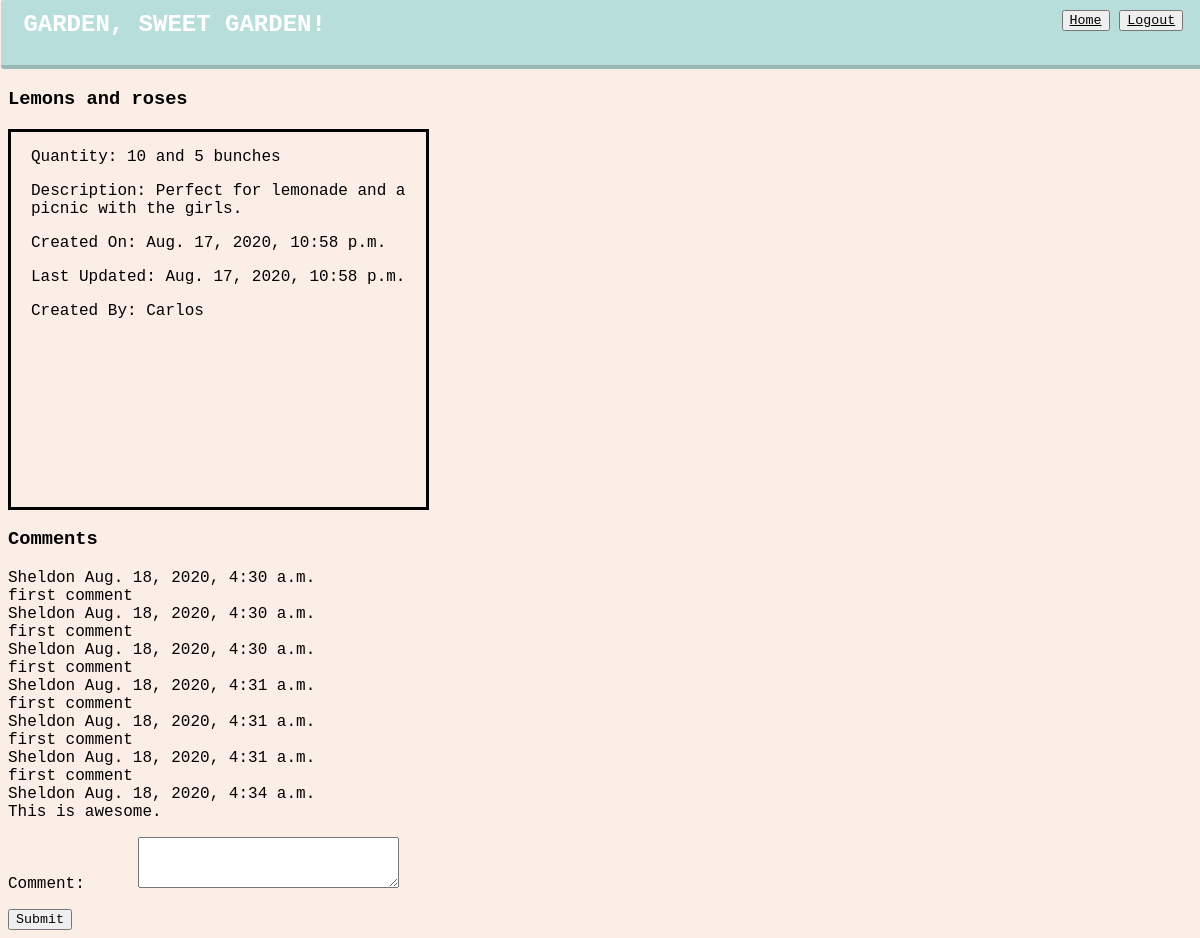
Screenshot of /items/6 with the database file from the repository.
### garden_row/models.py (models this page shows)
class Item(models.Model):
    item_name = models.CharField(max_length=255)
    quantity = models.CharField(max_length=255)
    description = models.TextField(max_length=255)
    created_at = models.DateTimeField(auto_now_add=True)
    updated_at = models.DateTimeField(auto_now=True)
    user = models.ForeignKey(User, on_delete=models.CASCADE)
    objects = ItemManager()

class User(models.Model):
    first_name = models.CharField(max_length=255)
    last_name = models.CharField(max_length=255)
    email = models.EmailField(unique=True)
    password = models.CharField(max_length=255)
    created_at = models.DateTimeField(auto_now_add=True)
    updated_at = models.DateTimeField(auto_now=True)
    objects = UserManager()

class ItemComment(models.Model):
    comment = models.TextField(max_length=255)
    created_at = models.DateTimeField(auto_now_add=True)
    updated_at = models.DateTimeField(auto_now=True)
    user = models.ForeignKey(User, on_delete=models.CASCADE)
    item = models.ForeignKey(Item, on_delete=models.CASCADE)
    objects = ItemCommentManager()

### garden_row/views.py (the view)
# urls.py: path('items/<int:item_id>', views.items),
def items(request, item_id):
    one_item = Item.objects.get(id=item_id)
    comments = ItemComment.objects.filter(item=one_item)
    context = {
        'item': one_item,
        'comments': comments
    }
    return render(request, 'details.html', context)

### garden_row/templates/details.html (shortened to what this page needs)
<!DOCTYPE html>
<html lang="en">
<head>
  {% load static %}
  <link rel="stylesheet" href="{% static 'style.css' %}">
</head>
<body>
  <div class="header">
    <h2> Garden, Sweet Garden!</h2>
    <div class="buttons">
      <button><a href="/dashboard">Home</a></button>
      <button><a href="/logout">Logout</a></button>
    </div>
  </div>
  <h3>{{ item.item_name }}</h3>
  <div id="details">
    <p>Quantity: {{ item.quantity }}</p>
    <p>Description: {{ item.description }}</p>
    <p>Created On: {{ item.created_at }}</p>
    <p>Last Updated: {{ item.updated_at }}</p>
    <p>Created By: {{ item.user.first_name }}</p>
  </div>
  <div class="comment-container">
    <h3>Comments</h3>
    <div class="comments">
      {% for comment in comments %}
      <div class="comment">
        <span class="comment-user">{{ comment.user.first_name }}</span>
        <span class="comment-time">{{ comment.created_at }}</span>
        <div class="comment-body">{{ comment.comment }}</div>
      </div>
      {% endfor %}
    </div>
    <form action="/items/{{ item.id }}/comment" method="POST">
      <p><label class="label" for="comment">Comment:</label>
        <textarea name="comment" id="comment" cols="30" rows="3"></textarea></p>
        <button>Submit</button>
    </form>
  </div>
</body>
</html>

### garden_row/static/style.css (style rules this page uses)
* { font-family: 'Anonymous Pro', monospace; }
body { background-color: #fbeee6; }
input, button, option, select { color: black; }
label { width: 100px; display: inline-block; }
.header { padding: 0.7em 1.4em; margin: -8px -0.7em 0.3em -7px; border-radius: 0.15em; box-sizing: border-box; text-decoration: none; font-family: 'Roboto', sans-serif; text-transform: uppercase; font-weight: 400; color: #FFFFFF; background-color: #b8dedb; box-shadow: inset 0 -0.6em 0 -0.35em rgba(0, 0, 0, 0.17); position: relative; }
h2, .buttons .button { display: inline-block; vertical-align: top; }
.buttons { right: 20px; position: absolute; top: 10px; }
h2 { margin-top: 0; }
.label { width: 120px; display: inline-block; }
#details { width: 375px; height: 375px; border-color: black; border-width: 3px; border-style: solid; color: black; text-align: left; padding: 0 20px; }
a { color: black; }

### rows the page displays
Item: item_name "Lemons and roses", quantity "10 and 5 bunches", description "Perfect for lemonade and a picnic with the girls.", created_at "Aug. 17, 2020, 10:58 p.m.", updated_at "Aug. 17, 2020, 10:58 p.m.", user.first_name "Carlos"
ItemComment: user.first_name "Sheldon", created_at "Aug. 18, 2020, 4:30 a.m.", comment "first comment"
ItemComment: user.first_name "Sheldon", created_at "Aug. 18, 2020, 4:30 a.m.", comment "first comment"
ItemComment: user.first_name "Sheldon", created_at "Aug. 18, 2020, 4:30 a.m.", comment "first comment"
ItemComment: user.first_name "Sheldon", created_at "Aug. 18, 2020, 4:31 a.m.", comment "first comment"
ItemComment: user.first_name "Sheldon", created_at "Aug. 18, 2020, 4:31 a.m.", comment "first comment"
ItemComment: user.first_name "Sheldon", created_at "Aug. 18, 2020, 4:31 a.m.", comment "first comment"
ItemComment: user.first_name "Sheldon", created_at "Aug. 18, 2020, 4:34 a.m.", comment "This is awesome."
